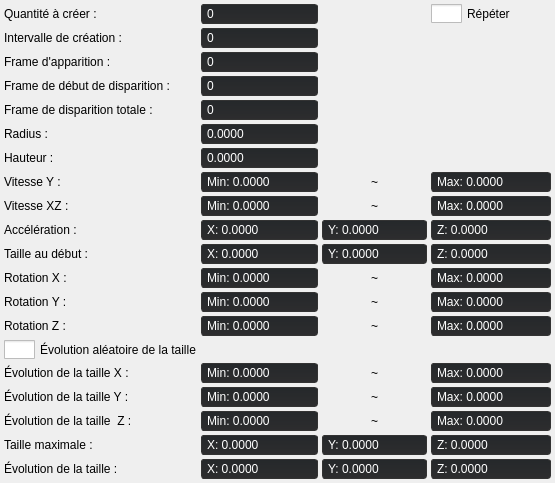
  <widget class="QDockWidget" name="dockParticles">
   <property name="styleSheet">
    <string notr="true">QDoubleSpinBox::down-button {
	image: url(:/MainFrame/Resources/Icons_New/external-down-arrow-arrow-flatart-icons-lineal-color-flatarticons-10.png);
right: 1.5px;
height: 9px;
}

QDoubleSpinBox::up-button {
    image: url(:/MainFrame/Resources//Icons_New/external-up-arrow-arrow-flatart-icons-lineal-color-flatarticons-10.png);
right: 1.5px;
bottom: 0px;
height: 9px;
}

QDoubleSpinBox { 
	border: 1px solid #333333;
	border-radius: 3px;
	background-color: qlineargradient(spread:pad, x1:0, y1:1, x2:0, y2:0, stop:0 rgba(37, 37, 38, 255), stop:1 rgba(27, 29, 31, 255));
	padding: 1px 20px 1px 3px;
	min-width: 6em;
	color: #ffffff;
    background-color: qlineargradient(spread:pad, x1:0, y1:1, x2:0, y2:0, stop:0 rgba(45, 45, 46, 255), stop:1 rgba(37, 40, 43, 255));
	selection-background-color: rgb(40, 42, 44);
}

QComboBox {
	border: 1px solid #333333;
	border-radius: 3px;
	background: qlineargradient(spread:pad, x1:0, y1:1, x2:0, y2:0, stop:0 rgba(45, 45, 46, 255), stop:1 rgba(37, 40, 43, 255));
	padding: 1px 23px 1px 3px;
	min-width: 6em;
	color: #ffffff;
	selection-background-color: rgb(41, 41, 42, 30);
}
QComboBox::drop-down {
	subcontrol-origin: padding;
	subcontrol-position: top right;
	width: 20px;
 
	border-top-right-radius: 3px;
	border-bottom-right-radius: 3px;
}

QComboBox::down-arrow {
image: url(:/MainFrame/Resources/Icons_New/external-down-arrow-arrow-flatart-icons-lineal-color-flatarticons-10.png);
height: 14px;

}

QComboBox QAbstractItemView {
	
	selection-background-color: rgb(45, 45, 46);
}
 
QComboBox::QAbstractItemView{
	background-color: #4f4f4f;
	color: #999999;
}

QComboBox::item:pressed { 
background: rgb(61, 61, 61);
}
QComboBox::item:selected { 
background: rgb(61, 61, 61);
}


 QScrollBar:vertical {
     background: #1d1d1e;
     width: 15px;
     margin: 22px 0 22px 0;
 }
 QScrollBar::handle:vertical {
     background: #202325;
     min-height: 20px;
 }
 QScrollBar::add-line:vertical {
     background: #202325;
     height: 20px;
     subcontrol-position: bottom;
     subcontrol-origin: margin;
 }

 QScrollBar::sub-line:vertical {
     background: #202325;
     height: 20px;
     subcontrol-position: top;
     subcontrol-origin: margin;
 }
 QScrollBar::up-arrow:vertical, QScrollBar::down-arrow:vertical {
     width: 3px;
     height: 3px;
     background: #907a4e;
 }

 QScrollBar::add-page:vertical, QScrollBar::sub-page:vertical {
     background: none;
 }

QSpinBox::down-button {
	image: url(:/MainFrame/Resources/Icons_New/external-down-arrow-arrow-flatart-icons-lineal-color-flatarticons-10.png);
right: 1.5px;
height: 9px;
}

QSpinBox::up-button {
    image: url(:/MainFrame/Resources//Icons_New/external-up-arrow-arrow-flatart-icons-lineal-color-flatarticons-10.png);
right: 1.5px;
bottom: 0px;
height: 9px;
}

QSpinBox { 
	border: 1px solid #333333;
	border-radius: 3px;
	background-color: qlineargradient(spread:pad, x1:0, y1:1, x2:0, y2:0, stop:0 rgba(37, 37, 38, 255), stop:1 rgba(27, 29, 31, 255));
	padding: 1px 20px 1px 3px;
	min-width: 6em;
	color: #ffffff;
    background-color: qlineargradient(spread:pad, x1:0, y1:1, x2:0, y2:0, stop:0 rgba(45, 45, 46, 255), stop:1 rgba(37, 40, 43, 255));
	selection-background-color: rgb(40, 42, 44);
}

QCheckBox {
    spacing: 5px;
}

QCheckBox::indicator {
    width: 31px;
    height: 19px;
}

QCheckBox::indicator:unchecked {
image: url(:/MainFrame/Resources/Icons_New/Checkbutton_no.png);
}

QCheckBox::indicator:checked {
	image: url(:/MainFrame/Resources/Icons_New/Checkbutton_yes.png);
}
</string>
   </property>
   <property name="floating">
    <bool>false</bool>
   </property>
   <property name="allowedAreas">
    <set>Qt::LeftDockWidgetArea|Qt::RightDockWidgetArea</set>
   </property>
   <property name="windowTitle">
    <string>Éditeur de particules</string>
   </property>
   <attribute name="dockWidgetArea">
    <number>1</number>
   </attribute>
   <widget class="QWidget" name="dockWidgetContents_6">
    <layout class="QGridLayout" name="gridLayout_2">
     <property name="leftMargin">
      <number>4</number>
     </property>
     <property name="topMargin">
      <number>4</number>
     </property>
     <property name="rightMargin">
      <number>4</number>
     </property>
     <property name="bottomMargin">
      <number>4</number>
     </property>
     <property name="spacing">
      <number>4</number>
     </property>
     <item row="17" column="0">
      <widget class="QLabel" name="label_37">
       <property name="text">
        <string>Évolution de la taille  Z :</string>
       </property>
      </widget>
     </item>
     <item row="1" column="1">
      <widget class="QSpinBox" name="editParticleCreate">
       <property name="buttonSymbols">
        <enum>QAbstractSpinBox::NoButtons</enum>
       </property>
       <property name="maximum">
        <number>99999</number>
       </property>
      </widget>
     </item>
     <item row="18" column="0">
      <widget class="QLabel" name="label_39">
       <property name="text">
        <string>Taille maximale :</string>
       </property>
      </widget>
     </item>
     <item row="19" column="0">
      <widget class="QLabel" name="label_40">
       <property name="text">
        <string>Évolution de la taille :</string>
       </property>
      </widget>
     </item>
     <item row="0" column="1">
      <widget class="QSpinBox" name="editParticleCreateNum">
       <property name="buttonSymbols">
        <enum>QAbstractSpinBox::NoButtons</enum>
       </property>
       <property name="maximum">
        <number>99999</number>
       </property>
      </widget>
     </item>
     <item row="2" column="1">
      <widget class="QSpinBox" name="editParticleFrameAppear">
       <property name="buttonSymbols">
        <enum>QAbstractSpinBox::NoButtons</enum>
       </property>
       <property name="maximum">
        <number>99999</number>
       </property>
      </widget>
     </item>
     <item row="3" column="1">
      <widget class="QSpinBox" name="editParticleFrameKeep">
       <property name="buttonSymbols">
        <enum>QAbstractSpinBox::NoButtons</enum>
       </property>
       <property name="maximum">
        <number>99999</number>
       </property>
      </widget>
     </item>
     <item row="7" column="2">
      <widget class="QLabel" name="label_22">
       <property name="maximumSize">
        <size>
         <width>16777215</width>
         <height>16777215</height>
        </size>
       </property>
       <property name="text">
        <string>~</string>
       </property>
       <property name="alignment">
        <set>Qt::AlignCenter</set>
       </property>
      </widget>
     </item>
     <item row="4" column="1">
      <widget class="QSpinBox" name="editParticleFrameDisappear">
       <property name="buttonSymbols">
        <enum>QAbstractSpinBox::NoButtons</enum>
       </property>
       <property name="maximum">
        <number>99999</number>
       </property>
      </widget>
     </item>
     <item row="7" column="1">
      <widget class="QDoubleSpinBox" name="editParticleYLow">
       <property name="wrapping">
        <bool>false</bool>
       </property>
       <property name="frame">
        <bool>true</bool>
       </property>
       <property name="buttonSymbols">
        <enum>QAbstractSpinBox::NoButtons</enum>
       </property>
       <property name="accelerated">
        <bool>false</bool>
       </property>
       <property name="keyboardTracking">
        <bool>true</bool>
       </property>
       <property name="showGroupSeparator" stdset="0">
        <bool>false</bool>
       </property>
       <property name="prefix">
        <string>Min: </string>
       </property>
       <property name="decimals">
        <number>4</number>
       </property>
       <property name="minimum">
        <double>-9999.000000000000000</double>
       </property>
       <property name="maximum">
        <double>9999.000000000000000</double>
       </property>
      </widget>
     </item>
     <item row="5" column="1">
      <widget class="QDoubleSpinBox" name="editParticleStartPosVar">
       <property name="buttonSymbols">
        <enum>QAbstractSpinBox::NoButtons</enum>
       </property>
       <property name="decimals">
        <number>4</number>
       </property>
       <property name="minimum">
        <double>-9999.000000000000000</double>
       </property>
       <property name="maximum">
        <double>9999.000000000000000</double>
       </property>
      </widget>
     </item>
     <item row="6" column="1">
      <widget class="QDoubleSpinBox" name="editParticleStartPosVarY">
       <property name="buttonSymbols">
        <enum>QAbstractSpinBox::NoButtons</enum>
       </property>
       <property name="decimals">
        <number>4</number>
       </property>
       <property name="minimum">
        <double>-9999.000000000000000</double>
       </property>
       <property name="maximum">
        <double>9999.000000000000000</double>
       </property>
      </widget>
     </item>
     <item row="10" column="0">
      <widget class="QLabel" name="label_26">
       <property name="text">
        <string>Taille au début :</string>
       </property>
      </widget>
     </item>
     <item row="11" column="0">
      <widget class="QLabel" name="label_27">
       <property name="text">
        <string>Rotation X :</string>
       </property>
      </widget>
     </item>
     <item row="16" column="0">
      <widget class="QLabel" name="label_35">
       <property name="text">
        <string>Évolution de la taille Y :</string>
       </property>
      </widget>
     </item>
     <item row="12" column="0">
      <widget class="QLabel" name="label_29">
       <property name="text">
        <string>Rotation Y :</string>
       </property>
      </widget>
     </item>
     <item row="4" column="0">
      <widget class="QLabel" name="label_18">
       <property name="text">
        <string>Frame de disparition totale :</string>
       </property>
      </widget>
     </item>
     <item row="3" column="0">
      <widget class="QLabel" name="label_17">
       <property name="text">
        <string>Frame de début de disparition :</string>
       </property>
      </widget>
     </item>
     <item row="2" column="0">
      <widget class="QLabel" name="label_16">
       <property name="text">
        <string>Frame d'apparition :</string>
       </property>
      </widget>
     </item>
     <item row="13" column="0">
      <widget class="QLabel" name="label_31">
       <property name="text">
        <string>Rotation Z :</string>
       </property>
      </widget>
     </item>
     <item row="5" column="0">
      <widget class="QLabel" name="label_19">
       <property name="text">
        <string>Radius :</string>
       </property>
      </widget>
     </item>
     <item row="14" column="0">
      <widget class="QCheckBox" name="editParticleRepeatScale">
       <property name="text">
        <string>Évolution aléatoire de la taille</string>
       </property>
      </widget>
     </item>
     <item row="6" column="0">
      <widget class="QLabel" name="label_20">
       <property name="text">
        <string>Hauteur :</string>
       </property>
      </widget>
     </item>
     <item row="1" column="0">
      <widget class="QLabel" name="label_14">
       <property name="text">
        <string>Intervalle de création :</string>
       </property>
      </widget>
     </item>
     <item row="15" column="0">
      <widget class="QLabel" name="label_33">
       <property name="text">
        <string>Évolution de la taille X :</string>
       </property>
      </widget>
     </item>
     <item row="8" column="0">
      <widget class="QLabel" name="label_23">
       <property name="text">
        <string>Vitesse XZ :</string>
       </property>
      </widget>
     </item>
     <item row="7" column="0">
      <widget class="QLabel" name="label_21">
       <property name="text">
        <string>Vitesse Y :</string>
       </property>
      </widget>
     </item>
     <item row="0" column="0">
      <widget class="QLabel" name="label_15">
       <property name="text">
        <string>Quantité à créer :</string>
       </property>
      </widget>
     </item>
     <item row="9" column="0">
      <widget class="QLabel" name="label_25">
       <property name="text">
        <string>Accélération :</string>
       </property>
      </widget>
     </item>
     <item row="7" column="3">
      <widget class="QDoubleSpinBox" name="editParticleYHigh">
       <property name="buttonSymbols">
        <enum>QAbstractSpinBox::NoButtons</enum>
       </property>
       <property name="prefix">
        <string>Max: </string>
       </property>
       <property name="decimals">
        <number>4</number>
       </property>
       <property name="minimum">
        <double>-9999.000000000000000</double>
       </property>
       <property name="maximum">
        <double>9999.000000000000000</double>
       </property>
      </widget>
     </item>
     <item row="8" column="1">
      <widget class="QDoubleSpinBox" name="editParticleXZLow">
       <property name="buttonSymbols">
        <enum>QAbstractSpinBox::NoButtons</enum>
       </property>
       <property name="prefix">
        <string>Min: </string>
       </property>
       <property name="decimals">
        <number>4</number>
       </property>
       <property name="minimum">
        <double>-9999.000000000000000</double>
       </property>
       <property name="maximum">
        <double>9999.000000000000000</double>
       </property>
      </widget>
     </item>
     <item row="8" column="2">
      <widget class="QLabel" name="label_24">
       <property name="maximumSize">
        <size>
         <width>16777215</width>
         <height>16777215</height>
        </size>
       </property>
       <property name="text">
        <string>~</string>
       </property>
       <property name="alignment">
        <set>Qt::AlignCenter</set>
       </property>
      </widget>
     </item>
     <item row="8" column="3">
      <widget class="QDoubleSpinBox" name="editParticleXZHigh">
       <property name="buttonSymbols">
        <enum>QAbstractSpinBox::NoButtons</enum>
       </property>
       <property name="prefix">
        <string>Max: </string>
       </property>
       <property name="decimals">
        <number>4</number>
       </property>
       <property name="minimum">
        <double>-9999.000000000000000</double>
       </property>
       <property name="maximum">
        <double>9999.000000000000000</double>
       </property>
      </widget>
     </item>
     <item row="9" column="1">
      <widget class="QDoubleSpinBox" name="editParticleAccelX">
       <property name="buttonSymbols">
        <enum>QAbstractSpinBox::NoButtons</enum>
       </property>
       <property name="prefix">
        <string>X: </string>
       </property>
       <property name="decimals">
        <number>4</number>
       </property>
       <property name="minimum">
        <double>-9999.000000000000000</double>
       </property>
       <property name="maximum">
        <double>9999.000000000000000</double>
       </property>
      </widget>
     </item>
     <item row="9" column="2">
      <widget class="QDoubleSpinBox" name="editParticleAccelY">
       <property name="buttonSymbols">
        <enum>QAbstractSpinBox::NoButtons</enum>
       </property>
       <property name="prefix">
        <string>Y: </string>
       </property>
       <property name="decimals">
        <number>4</number>
       </property>
       <property name="minimum">
        <double>-9999.000000000000000</double>
       </property>
       <property name="maximum">
        <double>9999.000000000000000</double>
       </property>
      </widget>
     </item>
     <item row="9" column="3">
      <widget class="QDoubleSpinBox" name="editParticleAccelZ">
       <property name="buttonSymbols">
        <enum>QAbstractSpinBox::NoButtons</enum>
       </property>
       <property name="prefix">
        <string>Z: </string>
       </property>
       <property name="decimals">
        <number>4</number>
       </property>
       <property name="minimum">
        <double>-9999.000000000000000</double>
       </property>
       <property name="maximum">
        <double>9999.000000000000000</double>
       </property>
      </widget>
     </item>
     <item row="0" column="3">
      <widget class="QCheckBox" name="editParticleRepeat">
       <property name="text">
        <string>Répéter</string>
       </property>
      </widget>
     </item>
     <item row="10" column="1">
      <widget class="QDoubleSpinBox" name="editParticleScaleX">
       <property name="buttonSymbols">
        <enum>QAbstractSpinBox::NoButtons</enum>
       </property>
       <property name="prefix">
        <string>X: </string>
       </property>
       <property name="decimals">
        <number>4</number>
       </property>
       <property name="minimum">
        <double>-9999.000000000000000</double>
       </property>
      </widget>
     </item>
     <item row="10" column="2">
      <widget class="QDoubleSpinBox" name="editParticleScaleY">
       <property name="buttonSymbols">
        <enum>QAbstractSpinBox::NoButtons</enum>
       </property>
       <property name="prefix">
        <string>Y: </string>
       </property>
       <property name="decimals">
        <number>4</number>
       </property>
       <property name="minimum">
        <double>-9999.000000000000000</double>
       </property>
      </widget>
     </item>
     <item row="10" column="3">
      <widget class="QDoubleSpinBox" name="editParticleScaleZ">
       <property name="buttonSymbols">
        <enum>QAbstractSpinBox::NoButtons</enum>
       </property>
       <property name="prefix">
        <string>Z: </string>
       </property>
       <property name="decimals">
        <number>4</number>
       </property>
       <property name="minimum">
        <double>-9999.000000000000000</double>
       </property>
      </widget>
     </item>
     <item row="11" column="1">
      <widget class="QDoubleSpinBox" name="editParticleRotationLowX">
       <property name="buttonSymbols">
        <enum>QAbstractSpinBox::NoButtons</enum>
       </property>
       <property name="prefix">
        <string>Min: </string>
       </property>
       <property name="decimals">
        <number>4</number>
       </property>
       <property name="minimum">
        <double>-9999.000000000000000</double>
       </property>
       <property name="maximum">
        <double>9999.000000000000000</double>
       </property>
      </widget>
     </item>
     <item row="11" column="2">
      <widget class="QLabel" name="label_28">
       <property name="maximumSize">
        <size>
         <width>16777215</width>
         <height>16777215</height>
        </size>
       </property>
       <property name="text">
        <string>~</string>
       </property>
       <property name="alignment">
        <set>Qt::AlignCenter</set>
       </property>
      </widget>
     </item>
     <item row="11" column="3">
      <widget class="QDoubleSpinBox" name="editParticleRotationHighX">
       <property name="buttonSymbols">
        <enum>QAbstractSpinBox::NoButtons</enum>
       </property>
       <property name="prefix">
        <string>Max: </string>
       </property>
       <property name="decimals">
        <number>4</number>
       </property>
       <property name="minimum">
        <double>-9999.000000000000000</double>
       </property>
       <property name="maximum">
        <double>9999.000000000000000</double>
       </property>
      </widget>
     </item>
     <item row="12" column="1">
      <widget class="QDoubleSpinBox" name="editParticleRotationLowY">
       <property name="buttonSymbols">
        <enum>QAbstractSpinBox::NoButtons</enum>
       </property>
       <property name="prefix">
        <string>Min: </string>
       </property>
       <property name="decimals">
        <number>4</number>
       </property>
       <property name="minimum">
        <double>-9999.000000000000000</double>
       </property>
       <property name="maximum">
        <double>9999.000000000000000</double>
       </property>
      </widget>
     </item>
     <item row="12" column="2">
      <widget class="QLabel" name="label_30">
       <property name="maximumSize">
        <size>
         <width>16777215</width>
         <height>16777215</height>
        </size>
       </property>
       <property name="text">
        <string>~</string>
       </property>
       <property name="alignment">
        <set>Qt::AlignCenter</set>
       </property>
      </widget>
     </item>
     <item row="12" column="3">
      <widget class="QDoubleSpinBox" name="editParticleRotationHighY">
       <property name="buttonSymbols">
        <enum>QAbstractSpinBox::NoButtons</enum>
       </property>
       <property name="prefix">
        <string>Max: </string>
       </property>
       <property name="decimals">
        <number>4</number>
       </property>
       <property name="minimum">
        <double>-9999.000000000000000</double>
       </property>
       <property name="maximum">
        <double>9999.000000000000000</double>
       </property>
      </widget>
     </item>
     <item row="13" column="1">
      <widget class="QDoubleSpinBox" name="editParticleRotationLowZ">
       <property name="buttonSymbols">
        <enum>QAbstractSpinBox::NoButtons</enum>
       </property>
       <property name="prefix">
        <string>Min: </string>
       </property>
       <property name="decimals">
        <number>4</number>
       </property>
       <property name="minimum">
        <double>-9999.000000000000000</double>
       </property>
       <property name="maximum">
        <double>9999.000000000000000</double>
       </property>
      </widget>
     </item>
     <item row="13" column="2">
      <widget class="QLabel" name="label_32">
       <property name="maximumSize">
        <size>
         <width>16777215</width>
         <height>16777215</height>
        </size>
       </property>
       <property name="text">
        <string>~</string>
       </property>
       <property name="alignment">
        <set>Qt::AlignCenter</set>
       </property>
      </widget>
     </item>
     <item row="13" column="3">
      <widget class="QDoubleSpinBox" name="editParticleRotationHighZ">
       <property name="buttonSymbols">
        <enum>QAbstractSpinBox::NoButtons</enum>
       </property>
       <property name="prefix">
        <string>Max: </string>
       </property>
       <property name="decimals">
        <number>4</number>
       </property>
       <property name="minimum">
        <double>-9999.000000000000000</double>
       </property>
       <property name="maximum">
        <double>9999.000000000000000</double>
       </property>
      </widget>
     </item>
     <item row="15" column="1">
      <widget class="QDoubleSpinBox" name="editParticleScalSpeedXLow">
       <property name="enabled">
        <bool>false</bool>
       </property>
       <property name="buttonSymbols">
        <enum>QAbstractSpinBox::NoButtons</enum>
       </property>
       <property name="prefix">
        <string>Min: </string>
       </property>
       <property name="decimals">
        <number>4</number>
       </property>
       <property name="minimum">
        <double>-9999.000000000000000</double>
       </property>
       <property name="maximum">
        <double>9999.000000000000000</double>
       </property>
      </widget>
     </item>
     <item row="15" column="2">
      <widget class="QLabel" name="label_34">
       <property name="maximumSize">
        <size>
         <width>16777215</width>
         <height>16777215</height>
        </size>
       </property>
       <property name="text">
        <string>~</string>
       </property>
       <property name="alignment">
        <set>Qt::AlignCenter</set>
       </property>
      </widget>
     </item>
     <item row="15" column="3">
      <widget class="QDoubleSpinBox" name="editParticleScalSpeedXHigh">
       <property name="enabled">
        <bool>false</bool>
       </property>
       <property name="buttonSymbols">
        <enum>QAbstractSpinBox::NoButtons</enum>
       </property>
       <property name="prefix">
        <string>Max: </string>
       </property>
       <property name="decimals">
        <number>4</number>
       </property>
       <property name="minimum">
        <double>-9999.000000000000000</double>
       </property>
       <property name="maximum">
        <double>9999.000000000000000</double>
       </property>
      </widget>
     </item>
     <item row="16" column="1">
      <widget class="QDoubleSpinBox" name="editParticleScalSpeedYLow">
       <property name="enabled">
        <bool>false</bool>
       </property>
       <property name="buttonSymbols">
        <enum>QAbstractSpinBox::NoButtons</enum>
       </property>
       <property name="prefix">
        <string>Min: </string>
       </property>
       <property name="decimals">
        <number>4</number>
       </property>
       <property name="minimum">
        <double>-9999.000000000000000</double>
       </property>
       <property name="maximum">
        <double>9999.000000000000000</double>
       </property>
      </widget>
     </item>
     <item row="16" column="2">
      <widget class="QLabel" name="label_36">
       <property name="maximumSize">
        <size>
         <width>16777215</width>
         <height>16777215</height>
        </size>
       </property>
       <property name="text">
        <string>~</string>
       </property>
       <property name="alignment">
        <set>Qt::AlignCenter</set>
       </property>
      </widget>
     </item>
     <item row="16" column="3">
      <widget class="QDoubleSpinBox" name="editParticleScalSpeedYHigh">
       <property name="enabled">
        <bool>false</bool>
       </property>
       <property name="buttonSymbols">
        <enum>QAbstractSpinBox::NoButtons</enum>
       </property>
       <property name="prefix">
        <string>Max: </string>
       </property>
       <property name="decimals">
        <number>4</number>
       </property>
       <property name="minimum">
        <double>-9999.000000000000000</double>
       </property>
       <property name="maximum">
        <double>9999.000000000000000</double>
       </property>
      </widget>
     </item>
     <item row="17" column="1">
      <widget class="QDoubleSpinBox" name="editParticleScalSpeedZLow">
       <property name="enabled">
        <bool>false</bool>
       </property>
       <property name="buttonSymbols">
        <enum>QAbstractSpinBox::NoButtons</enum>
       </property>
       <property name="prefix">
        <string>Min: </string>
       </property>
       <property name="decimals">
        <number>4</number>
       </property>
       <property name="minimum">
        <double>-9999.000000000000000</double>
       </property>
       <property name="maximum">
        <double>9999.000000000000000</double>
       </property>
      </widget>
     </item>
     <item row="17" column="2">
      <widget class="QLabel" name="label_38">
       <property name="maximumSize">
        <size>
         <width>16777215</width>
         <height>16777215</height>
        </size>
       </property>
       <property name="text">
        <string>~</string>
       </property>
       <property name="alignment">
        <set>Qt::AlignCenter</set>
       </property>
      </widget>
     </item>
     <item row="17" column="3">
      <widget class="QDoubleSpinBox" name="editParticleScalSpeedZHigh">
       <property name="enabled">
        <bool>false</bool>
       </property>
       <property name="buttonSymbols">
        <enum>QAbstractSpinBox::NoButtons</enum>
       </property>
       <property name="prefix">
        <string>Max: </string>
       </property>
       <property name="decimals">
        <number>4</number>
       </property>
       <property name="minimum">
        <double>-9999.000000000000000</double>
       </property>
       <property name="maximum">
        <double>9999.000000000000000</double>
       </property>
      </widget>
     </item>
     <item row="18" column="1">
      <widget class="QDoubleSpinBox" name="editParticleScaleEndX">
       <property name="enabled">
        <bool>false</bool>
       </property>
       <property name="buttonSymbols">
        <enum>QAbstractSpinBox::NoButtons</enum>
       </property>
       <property name="prefix">
        <string>X: </string>
       </property>
       <property name="decimals">
        <number>4</number>
       </property>
       <property name="minimum">
        <double>-9999.000000000000000</double>
       </property>
       <property name="maximum">
        <double>9999.000000000000000</double>
       </property>
      </widget>
     </item>
     <item row="18" column="2">
      <widget class="QDoubleSpinBox" name="editParticleScaleEndY">
       <property name="enabled">
        <bool>false</bool>
       </property>
       <property name="buttonSymbols">
        <enum>QAbstractSpinBox::NoButtons</enum>
       </property>
       <property name="prefix">
        <string>Y: </string>
       </property>
       <property name="decimals">
        <number>4</number>
       </property>
       <property name="minimum">
        <double>-9999.000000000000000</double>
       </property>
       <property name="maximum">
        <double>9999.000000000000000</double>
       </property>
      </widget>
     </item>
     <item row="18" column="3">
      <widget class="QDoubleSpinBox" name="editParticleScaleEndZ">
       <property name="enabled">
        <bool>false</bool>
       </property>
       <property name="buttonSymbols">
        <enum>QAbstractSpinBox::NoButtons</enum>
       </property>
       <property name="prefix">
        <string>Z: </string>
       </property>
       <property name="decimals">
        <number>4</number>
       </property>
       <property name="minimum">
        <double>-9999.000000000000000</double>
       </property>
       <property name="maximum">
        <double>9999.000000000000000</double>
       </property>
      </widget>
     </item>
     <item row="19" column="1">
      <widget class="QDoubleSpinBox" name="editParticleScaleSpeedX">
       <property name="buttonSymbols">
        <enum>QAbstractSpinBox::NoButtons</enum>
       </property>
       <property name="prefix">
        <string>X: </string>
       </property>
       <property name="decimals">
        <number>4</number>
       </property>
       <property name="minimum">
        <double>-9999.000000000000000</double>
       </property>
       <property name="maximum">
        <double>9999.000000000000000</double>
       </property>
      </widget>
     </item>
     <item row="19" column="2">
      <widget class="QDoubleSpinBox" name="editParticleScaleSpeedY">
       <property name="buttonSymbols">
        <enum>QAbstractSpinBox::NoButtons</enum>
       </property>
       <property name="prefix">
        <string>Y: </string>
       </property>
       <property name="decimals">
        <number>4</number>
       </property>
       <property name="minimum">
        <double>-9999.000000000000000</double>
       </property>
       <property name="maximum">
        <double>9999.000000000000000</double>
       </property>
      </widget>
     </item>
     <item row="19" column="3">
      <widget class="QDoubleSpinBox" name="editParticleScaleSpeedZ">
       <property name="buttonSymbols">
        <enum>QAbstractSpinBox::NoButtons</enum>
       </property>
       <property name="prefix">
        <string>Z: </string>
       </property>
       <property name="decimals">
        <number>4</number>
       </property>
       <property name="minimum">
        <double>-9999.000000000000000</double>
       </property>
       <property name="maximum">
        <double>9999.000000000000000</double>
       </property>
      </widget>
     </item>
    </layout>
   </widget>
  </widget>
